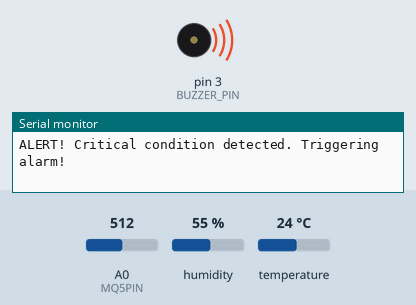
This sketch was run on a simulated Arduino Uno, built with avr-gcc and run on an emulated ATmega328P. Parts: buzzer (waves = sounding, pin HIGH), the last lines printed to the serial monitor. The inputs (shaded band) are chosen by the test bench; at power-on: A0 (MQ5PIN) = 512, humidity 55 %, temperature 24 °C.

Above: at 0.8 s.
0.9 s: A0 (MQ5PIN) set to 493
At 2.1 s:
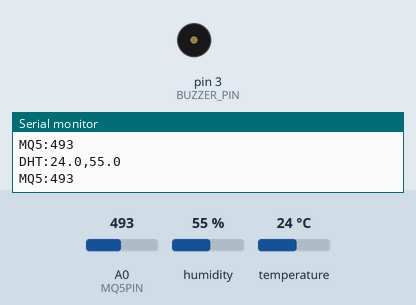
2.4 s: A0 (MQ5PIN) set to 510
At 3.0 s:
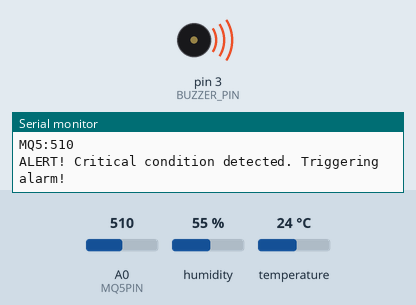
6.4 s: A0 (MQ5PIN) set to 490
At 7.2 s:
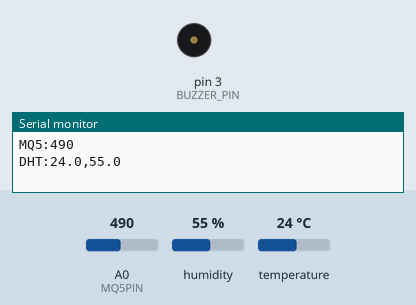
Timing chart, 0 to 9.4 s (numbered marks = the images above; inputs shaded):
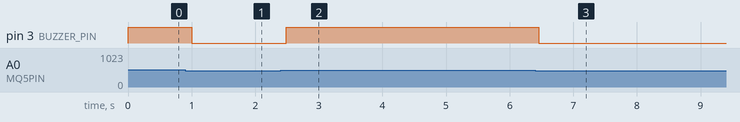

Measured:
- the behaviour switches between 501 and 500 on A0 (MQ5PIN) (found by bisection; images 0 and 1)
- after the input at 0.9 s, pin 3 (BUZZER_PIN): HIGH → LOW after 0.10 s
- after the input at 2.4 s, pin 3 (BUZZER_PIN): LOW → HIGH after 0.09 s
- after the input at 6.4 s, pin 3 (BUZZER_PIN): HIGH → LOW after 0.05 s

The sketch:

collectingdata.ino
```cpp
#include <DHT.h>
#include <FreeRTOS.h>
#include <task.h>

// Pin configurations
#define DHTPIN 2        // DHT22 sensor connected to pin 2
#define DHTTYPE DHT22   // Define DHT sensor type
DHT dht(DHTPIN, DHTTYPE);

#define MQ5PIN A0       // MQ5 sensor connected to analog pin A0
#define BUZZER_PIN 3    // Buzzer connected to digital pin 3

// Thresholds for the sensors
const float TEMP_THRESHOLD = 50.0;     // Temperature threshold in °C
const int MQ5_THRESHOLD = 500;         // MQ5 gas sensor threshold (adjustable)

// Task handles
TaskHandle_t TaskDHTHandle;
TaskHandle_t TaskMQ5Handle;
TaskHandle_t TaskAlarmHandle;

// DHT22 Sensor reading task
void readDHTSensor(void *pvParameters) {
  while (true) {
    float humidity = dht.readHumidity();
    float temperature = dht.readTemperature();

    if (isnan(humidity) || isnan(temperature)) {
      Serial.println("Failed to read from DHT sensor!");
    } else {
      // Send data in the required format
      Serial.print("DHT:");
      Serial.print(temperature, 1);  // 1 decimal place
      Serial.print(",");
      Serial.println(humidity, 1);   // 1 decimal place
    }

    vTaskDelay(1000 / portTICK_PERIOD_MS);
  }
}

// MQ5 Sensor reading task
void readMQ5Sensor(void *pvParameters) {
  while (true) {
    int mq5Value = analogRead(MQ5PIN);

    // Send data in the required format
    Serial.print("MQ5:");
    Serial.println(mq5Value);

    vTaskDelay(1000 / portTICK_PERIOD_MS);
  }
}

// Alarm task to trigger buzzer if thresholds are crossed
void alarmIfCritical(void *pvParameters) {
  while (true) {
    float temperature = dht.readTemperature();
    int mq5Value = analogRead(MQ5PIN);

    if (temperature > TEMP_THRESHOLD || mq5Value > MQ5_THRESHOLD) {
      Serial.println("ALERT! Critical condition detected. Triggering alarm!");
      digitalWrite(BUZZER_PIN, HIGH);  // Turn on buzzer
    } else {
      digitalWrite(BUZZER_PIN, LOW);   // Turn off buzzer if no critical condition
    }

    vTaskDelay(500 / portTICK_PERIOD_MS);  // Check more frequently for critical conditions
  }
}

void setup() {
  Serial.begin(115200);
  dht.begin();

  // Initialize buzzer pin as output
  pinMode(BUZZER_PIN, OUTPUT);
  digitalWrite(BUZZER_PIN, LOW);  // Ensure the buzzer is off initially

  // Create FreeRTOS tasks
  xTaskCreate(readDHTSensor, "Read DHT Sensor", 1024, NULL, 1, &TaskDHTHandle);
  xTaskCreate(readMQ5Sensor, "Read MQ5 Sensor", 1024, NULL, 1, &TaskMQ5Handle);
  xTaskCreate(alarmIfCritical, "Alarm if Critical", 1024, NULL, 2, &TaskAlarmHandle);  // Higher priority for alarm

  // Start the RTOS scheduler
  vTaskStartScheduler();
}

void loop() {
  // Empty because FreeRTOS is handling tasks
}
```
